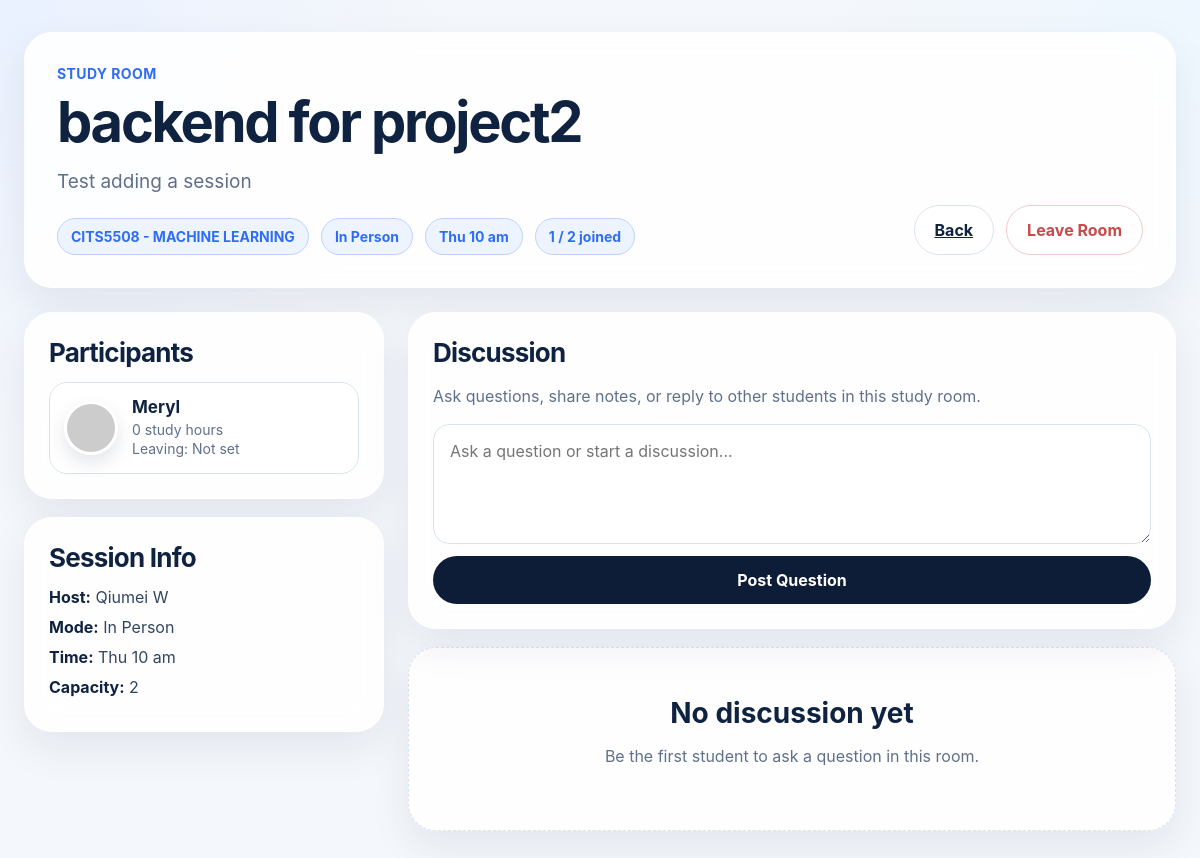
The page /sessions/5 on the database its author committed.
### app.py (models this page shows)
class StudySession(db.Model):
    id = db.Column(db.Integer, primary_key=True)
    unit_code = db.Column(db.String(120), nullable=False)
    topic = db.Column(db.String(150), nullable=False)
    description = db.Column(db.Text, nullable=False)
    host_name = db.Column(db.String(100), nullable=False)
    day = db.Column(db.String(10), nullable=False)
    time = db.Column(db.String(50), nullable=False)
    mode = db.Column(db.String(20), nullable=False)
    capacity = db.Column(db.Integer, nullable=False)
    joined_count = db.Column(db.Integer, default=1)
    host_id = db.Column(db.Integer, db.ForeignKey("user.id"), nullable=False)

class User(db.Model):
    id = db.Column(db.Integer, primary_key=True)
    username = db.Column(db.String(80), nullable=False)
    avatar_url = db.Column(db.String(255), nullable=True)
    study_hours = db.Column(db.Float, default=0)
    planned_leave_time = db.Column(db.String(50), nullable=True)
    hosted_sessions = db.relationship("StudySession", backref="host_user", lazy=True)
    joined = db.relationship("StudySession", secondary=joined_sessions, backref="joined_users")
    saved = db.relationship("StudySession", secondary=saved_sessions, backref="saved_users")

### app.py (the view)
@app.route("/sessions/<int:session_id>")
def session_detail(session_id):
    current_user = get_current_user()
    session = StudySession.query.get_or_404(session_id)
    messages = SessionMessage.query.filter_by(
        session_id=session.id,
        parent_id=None
    ).order_by(SessionMessage.created_at.desc()).all()
    joined_ids = {user.id for user in session.joined_users}
    is_joined = current_user.id in joined_ids
    return render_template(
        "session_detail.html",
        session=session,
        messages=messages,
        current_user=current_user,
        is_joined=is_joined
    )

### app.py (called while the page is built)
def get_current_user():
    user = User.query.get(1)
    if not user:
        user = User(id=1, username="Meryl")
        db.session.add(user)
        db.session.commit()
    return user

### app/templates/session_detail.html (shortened to what this page needs)
{% extends "base.html" %}
{% block content %}
<div class="app-shell">
  <header class="room-hero">
    <div>
      <p class="hero__eyebrow">Study Room</p>
      <h1 class="hero__title">{{ session.topic }}</h1>
      <p class="hero__subtitle">{{ session.description }}</p>
      <div class="room-meta">
        <span>{{ session.unit_code }}</span>
        <span>{{ session.mode|replace('-', ' ')|title }}</span>
        <span>{{ session.day }} {{ session.time }}</span>
        <span>{{ session.joined_count }} / {{ session.capacity }} joined</span>
      </div>
    </div>
    <div class="hero__actions room-actions">
      <a href="{{ url_for('studybuddy') }}" class="btn btn--light">Back</a>
      {% if not is_joined %}
        <form action="{{ url_for('join_session', session_id=session.id) }}" method="post">
          <button class="btn btn--dark" type="submit">Join Room</button>
        </form>
      {% else %}
        <form action="{{ url_for('leave_session', session_id=session.id) }}" method="post">
          <button class="btn btn--leave" type="submit">Leave Room</button>
        </form>
      {% endif %}
    </div>
  </header>
  <main class="room-layout">
    <aside class="room-sidebar">
      <section class="panel-card">
        <h2>Participants</h2>
        {% if session.joined_users %}
          <div class="participant-list">
            {% for user in session.joined_users %}
              <div class="participant-card">
                <img
                  src="{{ user.avatar_url or 'https://ui-avatars.com/api/?name=' ~ user.username ~ '&background=2f6df6&color=fff' }}"
                  alt="{{ user.username }} avatar"
                  class="avatar"
                />
                <div>
                  <h3>{{ user.username }}</h3>
                  <p>{{ user.study_hours or 0 }} study hours</p>
                  <p>Leaving: {{ user.planned_leave_time or 'Not set' }}</p>
                </div>
              </div>
            {% endfor %}
          </div>
        {% else %}
          <p class="muted-text">No participants yet.</p>
        {% endif %}
      </section>
      <section class="panel-card">
        <h2>Session Info</h2>
        <div class="info-list">
          <p><strong>Host:</strong> {{ session.host_name }}</p>
          <p><strong>Mode:</strong> {{ session.mode|replace('-', ' ')|title }}</p>
          <p><strong>Time:</strong> {{ session.day }} {{ session.time }}</p>
          <p><strong>Capacity:</strong> {{ session.capacity }}</p>
        </div>
      </section>
    </aside>
    <section class="discussion-area">
      <section class="panel-card">
        <h2>Discussion</h2>
        <p class="muted-text">
          Ask questions, share notes, or reply to other students in this study room.
        </p>
        {% if is_joined %}
          <form action="{{ url_for('add_message', session_id=session.id) }}" method="post" class="message-form">
            <textarea name="content" placeholder="Ask a question or start a discussion..." required></textarea>
            <button class="btn btn--dark" type="submit">Post Question</button>
          </form>
        {% else %}
          <div class="empty-state">
            <h3>Join this room to participate</h3>
            <p>You can view the discussion, but you need to join before posting.</p>
          </div>
        {% endif %}
      </section>
      <section class="message-list">
        {% if messages %}
          {% for message in messages %}
            <article class="message-card">
              <div class="message-header">
                <img
                  src="{{ message.user.avatar_url or 'https://ui-avatars.com/api/?name=' ~ message.user.username ~ '&background=2f6df6&color=fff' }}"
                  alt="{{ message.user.username }} avatar"
                  class="avatar avatar--small"
                />
                <div>
                  <h3>{{ message.user.username }}</h3>
                  <p>{{ message.created_at.strftime('%d %b %Y, %I:%M %p') if message.created_at else '' }}</p>
                </div>
              </div>
              <p class="message-content">{{ message.content }}</p>
              {% if is_joined %}
                <form
                  action="{{ url_for('reply_message', session_id=session.id, message_id=message.id) }}"
                  method="post"
                  class="reply-form"
                >
                  <input name="content" type="text" placeholder="Write a reply..." required />
                  <button class="btn btn--light" type="submit">Reply</button>
                </form>
              {% endif %}
              {% if message.replies %}
                <div class="reply-list">
                  {% for reply in message.replies %}
                    <div class="reply-card">
                      <div class="message-header">
                        <img
                          src="{{ reply.user.avatar_url or 'https://ui-avatars.com/api/?name=' ~ reply.user.username ~ '&background=2f6df6&color=fff' }}"
                          alt="{{ reply.user.username }} avatar"
                          class="avatar avatar--small"
                        />
                        <div>
                          <h4>{{ reply.user.username }}</h4>
                          <p>{{ reply.created_at.strftime('%d %b %Y, %I:%M %p') if reply.created_at else '' }}</p>
                        </div>
                      </div>
                      <p class="message-content">{{ reply.content }}</p>
                    </div>
                  {% endfor %}
                </div>
              {% endif %}
            </article>
          {% endfor %}
        {% else %}
          <div class="empty-state">
            <h3>No discussion yet</h3>
            <p>Be the first student to ask a question in this room.</p>
          </div>
        {% endif %}
      </section>
    </section>
  </main>
</div>
{% endblock %}

### app/static/css/studybuddy.css (style rules this page uses)
:root { --bg: #f4f7fb; --surface: rgba(255, 255, 255, 0.88); --surface-strong: #ffffff; --border: #d9e3f0; --text: #0f2341; --muted: #60708a; --primary: #2f6df6; --primary-soft: #eef4ff; --dark: #0e1d37; --success: #1d8f5b; --success-soft: #ebf8f1; --warning: #a86b12; --warning-soft: #fff6e8; --danger: #c84a4a; --danger-soft: #fff1f1; --shadow: 0 16px 40px rgba(20, 43, 80, 0.08); --radius-xl: 28px; --radius-lg: 22px; --radius-md: 16px; --radius-pill: 999px; }
* { box-sizing: border-box; }
html, body { margin: 0; padding: 0; font-family: Inter, system-ui, -apple-system, BlinkMacSystemFont, "Segoe UI", sans-serif; background: radial-gradient(circle at top left, #eaf1ff 0%, transparent 30%), radial-gradient(circle at top right, #eef7ff 0%, transparent 25%), var(--bg); color: var(--text); }
button, input, select, textarea { font: inherit; }
button { cursor: pointer; }
.app-shell { max-width: 1480px; margin: 0 auto; padding: 32px 24px 48px; }
.hero__eyebrow { margin: 0 0 12px; color: var(--primary); font-weight: 700; letter-spacing: 0.03em; text-transform: uppercase; font-size: 14px; }
.hero__title { margin: 0; font-size: 56px; line-height: 1.02; letter-spacing: -0.04em; }
.hero__subtitle { margin: 16px 0 0; max-width: 760px; color: var(--muted); font-size: 19px; line-height: 1.6; }
.btn { border: none; border-radius: var(--radius-pill); padding: 14px 20px; font-weight: 700; transition: 0.2s ease; }
.btn--dark { background: var(--dark); color: #fff; }
.btn--light { background: rgba(255, 255, 255, 0.95); border: 1px solid var(--border); color: var(--text); }
.btn--leave { background: rgba(255, 255, 255, 0.95); border: 1px solid #f1caca; color: var(--danger); }
.empty-state { grid-column: 1 / -1; padding: 48px 24px; text-align: center; background: var(--surface); border-radius: var(--radius-xl); border: 1px dashed var(--border); color: var(--muted); box-shadow: var(--shadow); }
.empty-state h3 { margin-top: 0; margin-bottom: 10px; color: var(--text); font-size: 28px; }
.room-hero { display: flex; justify-content: space-between; align-items: flex-end; gap: 24px; padding: 32px; background: var(--surface); border: 1px solid rgba(255, 255, 255, 0.8); backdrop-filter: blur(16px); box-shadow: var(--shadow); border-radius: var(--radius-xl); }
.room-actions { display: flex; gap: 12px; flex-wrap: wrap; }
.room-meta { display: flex; gap: 12px; flex-wrap: wrap; margin-top: 20px; }
.room-meta span { background: var(--primary-soft); color: var(--primary); border: 1px solid #bcd1ff; border-radius: var(--radius-pill); padding: 9px 13px; font-size: 14px; font-weight: 700; }
.room-layout { display: grid; grid-template-columns: 360px minmax(0, 1fr); gap: 24px; margin-top: 24px; }
.room-sidebar { display: flex; flex-direction: column; gap: 18px; }
.panel-card { background: var(--surface); border: 1px solid rgba(255, 255, 255, 0.8); backdrop-filter: blur(16px); box-shadow: var(--shadow); border-radius: var(--radius-xl); padding: 24px; }
.panel-card h2 { margin: 0 0 14px; font-size: 26px; letter-spacing: -0.03em; }
.participant-list { display: flex; flex-direction: column; gap: 14px; }
.participant-card { display: flex; align-items: center; gap: 14px; padding: 14px; background: rgba(255, 255, 255, 0.75); border: 1px solid var(--border); border-radius: 18px; }
.participant-card h3 { margin: 0 0 4px; font-size: 17px; }
.participant-card p { margin: 2px 0; color: var(--muted); font-size: 14px; }
.avatar { width: 54px; height: 54px; border-radius: 50%; object-fit: cover; border: 3px solid #fff; box-shadow: 0 8px 18px rgba(20, 43, 80, 0.12); }
.info-list p { margin: 10px 0; color: #324560; }
.info-list strong { color: var(--text); }
.muted-text { color: var(--muted); line-height: 1.5; }
.discussion-area { display: flex; flex-direction: column; gap: 18px; }
.message-form { display: flex; flex-direction: column; gap: 12px; margin-top: 16px; }
.message-form textarea { width: 100%; min-height: 120px; resize: vertical; border: 1px solid var(--border); border-radius: 16px; padding: 16px; outline: none; font: inherit; }
.message-list { display: flex; flex-direction: column; gap: 16px; }

### rows shown on the page
StudySession: topic "backend for project2", description "Test adding a session", unit_code "CITS5508 - MACHINE LEARNING", mode "In Person", day "Thu", time "10 am", joined_count "1", capacity "2", host_name "Qiumei W"
User: username "Meryl", study_hours "0", planned_leave_time "Not set"
